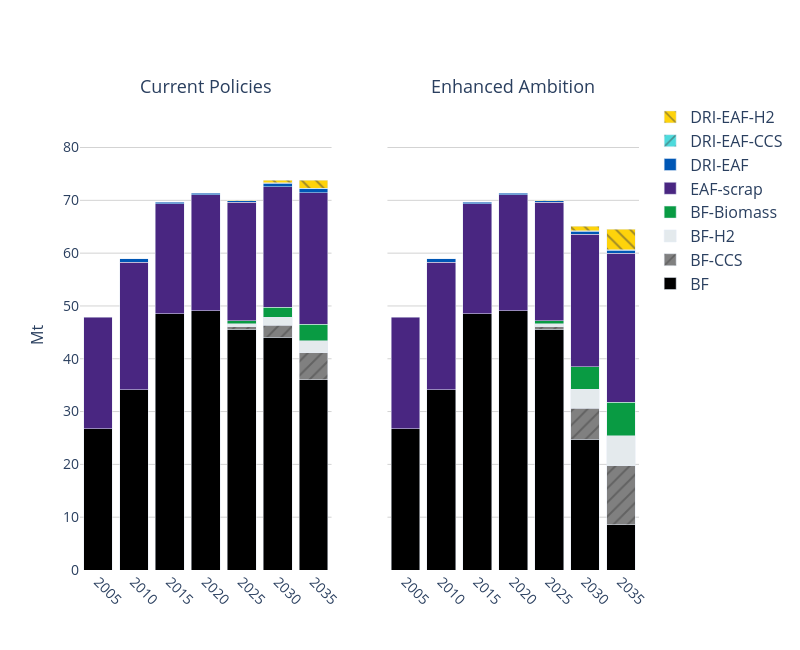

Notebook code cell kept with this figure:
### Code cell
conn = connect_db()

# ------------------------------
# A) Iron & steel production by technology
# ------------------------------
q_idx = 119
df, _ = run_query(conn, q_idx)
df["tech"] = cat_tech(df["technology"])
df = df.dropna(subset=["tech"])
dfA = (
    df[["scenario", "Year", "tech", "value"]]
    .rename(columns={"tech": "category"})
    .copy()
)
two_panel_stack(
    dfA.rename(columns={"category": "tech"}), category="tech",
    years=YEARS_2005_2050, out_png="./fig/ironsteel_production.png",
    y_max=89, colors=TECH_COLORS, patterns=TECH_PATTERNS, y_title="Mt"
)

### Figure 1 — Plotly figure (JSON) as saved in the notebook; plotly's stock layout.template omitted (floating-point values rounded to 4 significant figures)
{"data": [{"marker": {"color": "#000000"}, "name": "BF", "showlegend": true, "type": "bar", "x": [2005, 2010, 2015, 2020, 2025, 2030, 2035], "xaxis": "x", "y": [26.77, 34.11, 48.48, 49.12, 45.62, 44.1, 36.02], "yaxis": "y"}, {"marker": {"color": "grey", "pattern": {"shape": "/"}}, "name": "BF-CCS", "showlegend": true, "type": "bar", "x": [2025, 2030, 2035], "xaxis": "x", "y": [0.4731, 2.267, 5.079], "yaxis": "y"}, {"marker": {"color": "#E4EAED"}, "name": "BF-H2", "showlegend": true, "type": "bar", "x": [2025, 2030, 2035], "xaxis": "x", "y": [0.4919, 1.524, 2.354], "yaxis": "y"}, {"marker": {"color": "#099B43"}, "name": "BF-Biomass", "showlegend": true, "type": "bar", "x": [2025, 2030, 2035], "xaxis": "x", "y": [0.6324, 1.871, 3.086], "yaxis": "y"}, {"marker": {"color": "#492681"}, "name": "EAF-scrap", "showlegend": true, "type": "bar", "x": [2005, 2010, 2015, 2020, 2025, 2030, 2035], "xaxis": "x", "y": [21.05, 24.13, 20.86, 21.92, 22.41, 22.78, 24.89], "yaxis": "y"}, {"marker": {"color": "#0057B5"}, "name": "DRI-EAF", "showlegend": true, "type": "bar", "x": [2010, 2015, 2020, 2025, 2030, 2035], "xaxis": "x", "y": [0.6742, 0.3279, 0.321, 0.3025, 0.7212, 0.7984], "yaxis": "y"}, {"marker": {"color": "#4DDADC", "pattern": {"shape": "/"}}, "name": "DRI-EAF-CCS", "showlegend": true, "type": "bar", "x": [2025, 2030, 2035], "xaxis": "x", "y": [0.008008, 0.0687, 0.09397], "yaxis": "y"}, {"marker": {"color": "#FED30B", "pattern": {"shape": "\\"}}, "name": "DRI-EAF-H2", "showlegend": true, "type": "bar", "x": [2025, 2030, 2035], "xaxis": "x", "y": [0.0757, 0.4341, 1.449], "yaxis": "y"}, {"marker": {"color": "#000000"}, "name": "BF", "showlegend": false, "type": "bar", "x": [2005, 2010, 2015, 2020, 2025, 2030, 2035], "xaxis": "x2", "y": [26.77, 34.11, 48.48, 49.12, 45.62, 24.73, 8.544], "yaxis": "y2"}, {"marker": {"color": "grey", "pattern": {"shape": "/"}}, "name": "BF-CCS", "showlegend": false, "type": "bar", "x": [2025, 2030, 2035], "xaxis": "x2", "y": [0.4731, 5.871, 11.19], "yaxis": "y2"}, {"marker": {"color": "#E4EAED"}, "name": "BF-H2", "showlegend": false, "type": "bar", "x": [2025, 2030, 2035], "xaxis": "x2", "y": [0.4919, 3.646, 5.726], "yaxis": "y2"}, {"marker": {"color": "#099B43"}, "name": "BF-Biomass", "showlegend": false, "type": "bar", "x": [2025, 2030, 2035], "xaxis": "x2", "y": [0.6324, 4.242, 6.323], "yaxis": "y2"}, {"marker": {"color": "#492681"}, "name": "EAF-scrap", "showlegend": false, "type": "bar", "x": [2005, 2010, 2015, 2020, 2025, 2030, 2035], "xaxis": "x2", "y": [21.05, 24.13, 20.86, 21.92, 22.41, 25.06, 28.19], "yaxis": "y2"}, {"marker": {"color": "#0057B5"}, "name": "DRI-EAF", "showlegend": false, "type": "bar", "x": [2010, 2015, 2020, 2025, 2030, 2035], "xaxis": "x2", "y": [0.6742, 0.3279, 0.321, 0.3025, 0.5949, 0.5772], "yaxis": "y2"}, {"marker": {"color": "#4DDADC", "pattern": {"shape": "/"}}, "name": "DRI-EAF-CCS", "showlegend": false, "type": "bar", "x": [2025, 2030, 2035], "xaxis": "x2", "y": [0.008008, 0.07713, 0.1013], "yaxis": "y2"}, {"marker": {"color": "#FED30B", "pattern": {"shape": "\\"}}, "name": "DRI-EAF-H2", "showlegend": false, "type": "bar", "x": [2025, 2030, 2035], "xaxis": "x2", "y": [0.0757, 0.922, 3.9], "yaxis": "y2"}], "layout": {"annotations": [{"font": {"size": 18}, "showarrow": false, "text": "Current Policies", "x": 0.225, "xanchor": "center", "xref": "paper", "y": 1, "yanchor": "bottom", "yref": "paper"}, {"font": {"size": 18}, "showarrow": false, "text": "Enhanced Ambition", "x": 0.775, "xanchor": "center", "xref": "paper", "y": 1, "yanchor": "bottom", "yref": "paper"}], "barmode": "stack", "height": 650, "legend": {"font": {"size": 16}, "traceorder": "reversed", "x": 1.02, "y": 1}, "plot_bgcolor": "rgba(0,0,0,0)", "title": {"font": {"size": 24}, "x": 0.5}, "width": 800, "xaxis": {"anchor": "y", "domain": [0, 0.45], "tickangle": 45, "tickfont": {"size": 14}, "ticktext": ["2005", "2010", "2015", "2020", "2025", "2030", "2035", "2040", "2045", "2050"], "tickvals": [2005, 2010, 2015, 2020, 2025, 2030, 2035, 2040, 2045, 2050], "title": {"font": {"size": 16}}}, "xaxis2": {"anchor": "y2", "domain": [0.55, 1], "tickangle": 45, "tickfont": {"size": 14}, "ticktext": ["2005", "2010", "2015", "2020", "2025", "2030", "2035", "2040", "2045", "2050"], "tickvals": [2005, 2010, 2015, 2020, 2025, 2030, 2035, 2040, 2045, 2050], "title": {"font": {"size": 16}}}, "yaxis": {"anchor": "x", "domain": [0, 1], "gridcolor": "lightgray", "range": [0, 89], "showgrid": true, "tickfont": {"size": 14}, "title": {"font": {"size": 16}, "text": "Mt"}}, "yaxis2": {"anchor": "x2", "domain": [0, 1], "gridcolor": "lightgray", "matches": "y", "range": [0, 89], "showgrid": true, "showticklabels": false, "tickfont": {"size": 14}}}}
